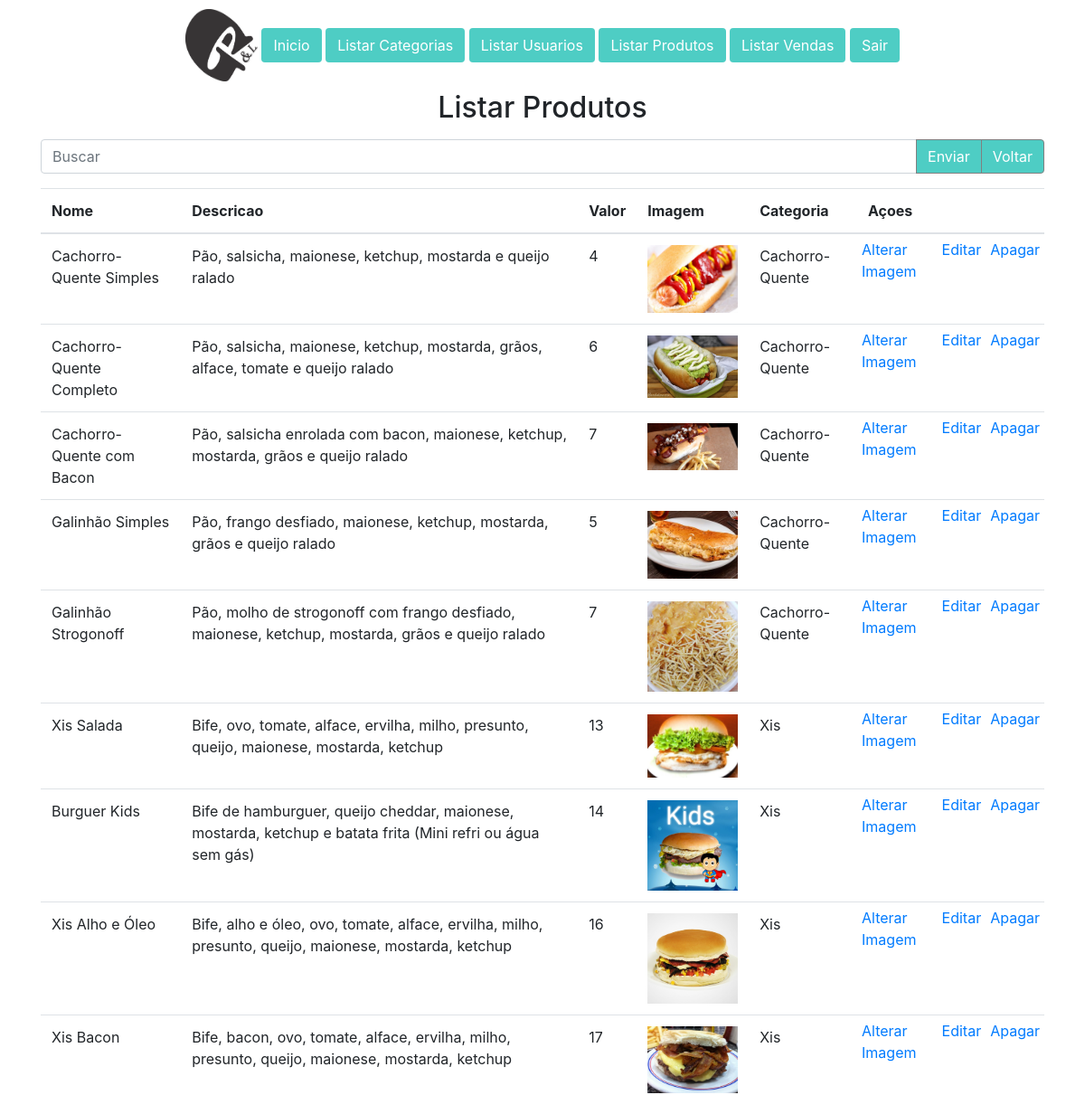
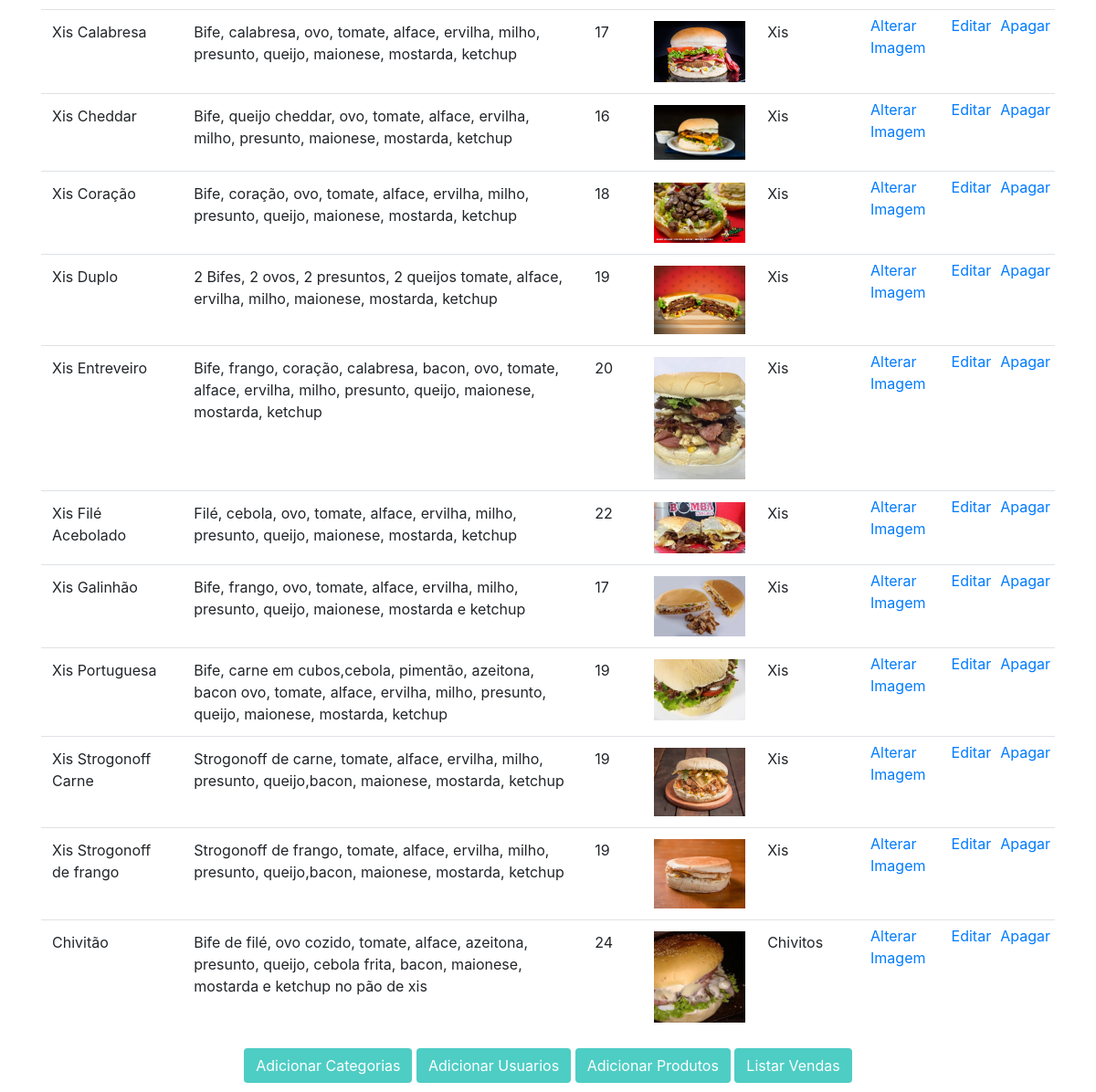
/produto/listaprod.php (signed in), run on the app's committed database (2 pictures, top to bottom).
### tables this page shows
CREATE TABLE IF NOT EXISTS `produtos` (
`ID` int(11) NOT NULL,
  `Nome` varchar(200) NOT NULL,
  `Imagem` varchar(100) NOT NULL,
  `Descricao` varchar(200) NOT NULL,
  `Valor` float NOT NULL,
  `ID_Categoria` int(11) DEFAULT NULL
);

CREATE TABLE IF NOT EXISTS `categorias` (
`ID` int(11) NOT NULL,
  `Nome` varchar(50) NOT NULL
);

### class/Produtos.class.php (called while the page is built, shortened)
<?php
class Produtos{
		private $conexao;
		private $tabela;
		public function __construct(){
			$this->conexao = mysqli_connect("localhost", "root", "", "bancopietro")
			or die("Erro de Conexão no Banco");
			$this->tabela = "produtos";
		}
		public function __get($key){
			return $this->$key;
		}
		public function listar($complemento = ""){
			$sql = "SELECT $this->tabela.*,categorias.nome as categorias FROM $this->tabela inner join categorias on $this->tabela.ID_Categoria=categorias.ID ".$complemento;
			$resultado=mysqli_query($this->conexao, $sql);
		$retorno = null;
		while($res = mysqli_fetch_assoc($resultado)){
			$obj = new Produtos();
			$obj->ID = $res['ID'];
			$obj->Nome = $res['Nome'];
			$obj->Imagem=$res['Imagem'];
			$obj->Descricao=$res['Descricao'];
			$obj->Valor=$res['Valor'];
			$obj->ID_Categoria=$res['categorias'];
			$retorno[] = $obj;
		}
		return $retorno;
		}
	}

### produto/listaprod.php (the view, shortened to what this page needs)
<?php
	include_once "../topo.php";
	include_once "../class/Produtos.class.php";
?>
    <div style="text-align: center; margin: 10px auto 10px auto ">
		<img src="../imagem/logoGR&L.png" height="80" width="80" style="text-align: 20px">
		<a type="button" class="btn" style="background:#4ECDC4; color: white" href="../index2.php">Inicio</a>
		<a type="button" class="btn" style="background:#4ECDC4; color: white" href="../categoria/listacat.php">Listar Categorias</a>
		<a type="button" class="btn" style="background:#4ECDC4; color: white" href="../usuario/listausu.php">Listar Usuarios</a>
		<a type="button" class="btn" style="background:#4ECDC4; color: white" href="listaprod.php">Listar Produtos</a>
		<a type="button" class="btn" style="background:#4ECDC4; color: white" href="../comanda/listavenda.php">Listar Vendas</a>
		<a type="button" class="btn" style="background:#4ECDC4; color: white" href="../usuario/logout.php">Sair</a>
		</div>
	<h2 style="text-align: center;">Listar Produtos</h2>
	<form>
		<div class="container mt-3">
			<div class="input-group mb-3">
				<input class="form-control" type="text" name="Buscar" placeholder="Buscar"/>
				<div class="input-group-append">
					<input class="btn btn-success" style="border:0.5px solid gray; background:#4ECDC4; color: white" type="submit" value="Enviar">
					<button class="btn btn-success" style="border:0.5px solid gray; background:#4ECDC4; color: white" onclick='window.location.href="listar.php"'>Voltar</button>
				</div>
			</div>
		</div>
	</form>
<?php
	$obj = new Produtos;
	if(isset($_GET['Buscar']))
		$retorno = $obj->listar('where produtos.ID="'.$_GET['Buscar'].'" or produtos.Nome like "%'.$_GET['Buscar'].'%"');
	else
		$retorno = $obj-> listar();
	echo "<div class='container'>
	<table class='table table-hover'>
		<thead>
			<th>Nome</th>
			<th>Descricao</th>
			<th>Valor</th>
			<th>Imagem</th>
			<th>Categoria</th>
			<th colspan='3'>Açoes</th>
		</thead>
		<tbody>";
		if($retorno ==''){
		echo "Sua busca não retornou nenhum resultado, tente novamente";}
		else {
			foreach ($retorno as $linha){
			echo "<tr>
					<td>$linha->Nome</td>
					<td>$linha->Descricao</td>
					<td>$linha->Valor</td>
					<td><img src='../imagem/$linha->Imagem' width='100px'/></td>
					<td>$linha->ID_Categoria</td>
					<td style= 'padding:5px'><a href='mudaimg.php?ID=$linha->ID'</a>Alterar Imagem</td>
					<td style= 'padding:5px'><a href='editaprod.php?ID=$linha->ID' >Editar</a></td>
					<td style= 'padding:5px'><a href='apagaprod.php?ID=$linha->ID' >Apagar</a></td>
			   </tr>";
			}
		}
		echo "</tbody></table></div>";
?>
<div style="text-align: center; margin: 10px auto 10px auto ">
		<a type="button" class="btn" style="background:#4ECDC4; color: white" href="../categoria/categoria.php">Adicionar Categorias</a>
		<a type="button" class="btn" style="background:#4ECDC4; color: white" href="../usuario/usuario.php">Adicionar Usuarios</a>
		<a type="button" class="btn" style="background:#4ECDC4; color: white" href="../produto/produto.php">Adicionar Produtos</a>
		<a type="button" class="btn" style="background:#4ECDC4; color: white" href="../comanda/listavenda.php">Listar Vendas</a>
		</div>

### data on the page
produtos: Nome "Cachorro-Quente Simples", Descricao "Pão, salsicha, maionese, ketchup, mostarda e queijo ralado", Valor "4", Imagem (picture), ID_Categoria.Nome "Cachorro-Quente"
produtos: Nome "Cachorro-Quente Completo", Descricao "Pão, salsicha, maionese, ketchup, mostarda, grãos, alface, tomate e queijo ralado", Valor "6", Imagem (picture), ID_Categoria.Nome "Cachorro-Quente"
produtos: Nome "Cachorro-Quente com Bacon", Descricao "Pão, salsicha enrolada com bacon, maionese, ketchup, mostarda, grãos e queijo ralado", Valor "7", Imagem (picture), ID_Categoria.Nome "Cachorro-Quente"
produtos: Nome "Galinhão Simples", Descricao "Pão, frango desfiado, maionese, ketchup, mostarda, grãos e queijo ralado", Valor "5", Imagem (picture), ID_Categoria.Nome "Cachorro-Quente"
produtos: Nome "Galinhão Strogonoff", Descricao "Pão, molho de strogonoff com frango desfiado, maionese, ketchup, mostarda, grãos e queijo ralado", Valor "7", Imagem (picture), ID_Categoria.Nome "Cachorro-Quente"
produtos: Nome "Xis Salada", Descricao "Bife, ovo, tomate, alface, ervilha, milho, presunto, queijo, maionese, mostarda, ketchup", Valor "13", Imagem (picture), ID_Categoria.Nome "Xis"
produtos: Nome "Burguer Kids", Descricao "Bife de hamburguer, queijo cheddar, maionese, mostarda, ketchup e batata frita (Mini refri ou água sem gás)", Valor "14", Imagem (picture), ID_Categoria.Nome "Xis"
produtos: Nome "Xis Alho e Óleo", Descricao "Bife, alho e óleo, ovo, tomate, alface, ervilha, milho, presunto, queijo, maionese, mostarda, ketchup", Valor "16", Imagem (picture), ID_Categoria.Nome "Xis"
produtos: Nome "Xis Bacon", Descricao "Bife, bacon, ovo, tomate, alface, ervilha, milho, presunto, queijo, maionese, mostarda, ketchup", Valor "17", Imagem (picture), ID_Categoria.Nome "Xis"
produtos: Nome "Xis Calabresa", Descricao "Bife, calabresa, ovo, tomate, alface, ervilha, milho, presunto, queijo, maionese, mostarda, ketchup", Valor "17", Imagem (picture), ID_Categoria.Nome "Xis"
produtos: Nome "Xis Cheddar", Descricao "Bife, queijo cheddar, ovo, tomate, alface, ervilha, milho, presunto, maionese, mostarda, ketchup", Valor "16", Imagem (picture), ID_Categoria.Nome "Xis"
produtos: Nome "Xis Coração", Descricao "Bife, coração, ovo, tomate, alface, ervilha, milho, presunto, queijo, maionese, mostarda, ketchup", Valor "18", Imagem (picture), ID_Categoria.Nome "Xis"
produtos: Nome "Xis Duplo", Descricao "2 Bifes, 2 ovos, 2 presuntos, 2 queijos tomate, alface, ervilha, milho, maionese, mostarda, ketchup", Valor "19", Imagem (picture), ID_Categoria.Nome "Xis"
produtos: Nome "Xis Entreveiro", Descricao "Bife, frango, coração, calabresa, bacon, ovo, tomate, alface, ervilha, milho, presunto, queijo, maionese, mostarda, ketchup", Valor "20", Imagem (picture), ID_Categoria.Nome "Xis"
produtos: Nome "Xis Filé Acebolado", Descricao "Filé, cebola, ovo, tomate, alface, ervilha, milho, presunto, queijo, maionese, mostarda, ketchup", Valor "22", Imagem (picture), ID_Categoria.Nome "Xis"
produtos: Nome "Xis Galinhão", Descricao "Bife, frango, ovo, tomate, alface, ervilha, milho, presunto, queijo, maionese, mostarda e ketchup", Valor "17", Imagem (picture), ID_Categoria.Nome "Xis"
produtos: Nome "Xis Portuguesa", Descricao "Bife, carne em cubos,cebola, pimentão, azeitona, bacon ovo, tomate, alface, ervilha, milho, presunto, queijo, maionese, mostarda, ketchup", Valor "19", Imagem (picture), ID_Categoria.Nome "Xis"
produtos: Nome "Xis Strogonoff Carne", Descricao "Strogonoff de carne, tomate, alface, ervilha, milho, presunto, queijo,bacon, maionese, mostarda, ketchup", Valor "19", Imagem (picture), ID_Categoria.Nome "Xis"
produtos: Nome "Xis Strogonoff de frango", Descricao "Strogonoff de frango, tomate, alface, ervilha, milho, presunto, queijo,bacon, maionese, mostarda, ketchup", Valor "19", Imagem (picture), ID_Categoria.Nome "Xis"
produtos: Nome "Chivitão", Descricao "Bife de filé, ovo cozido, tomate, alface, azeitona, presunto, queijo, cebola frita, bacon, maionese, mostarda e ketchup no pão de xis", Valor "24", Imagem (picture), ID_Categoria.Nome "Chivitos"
